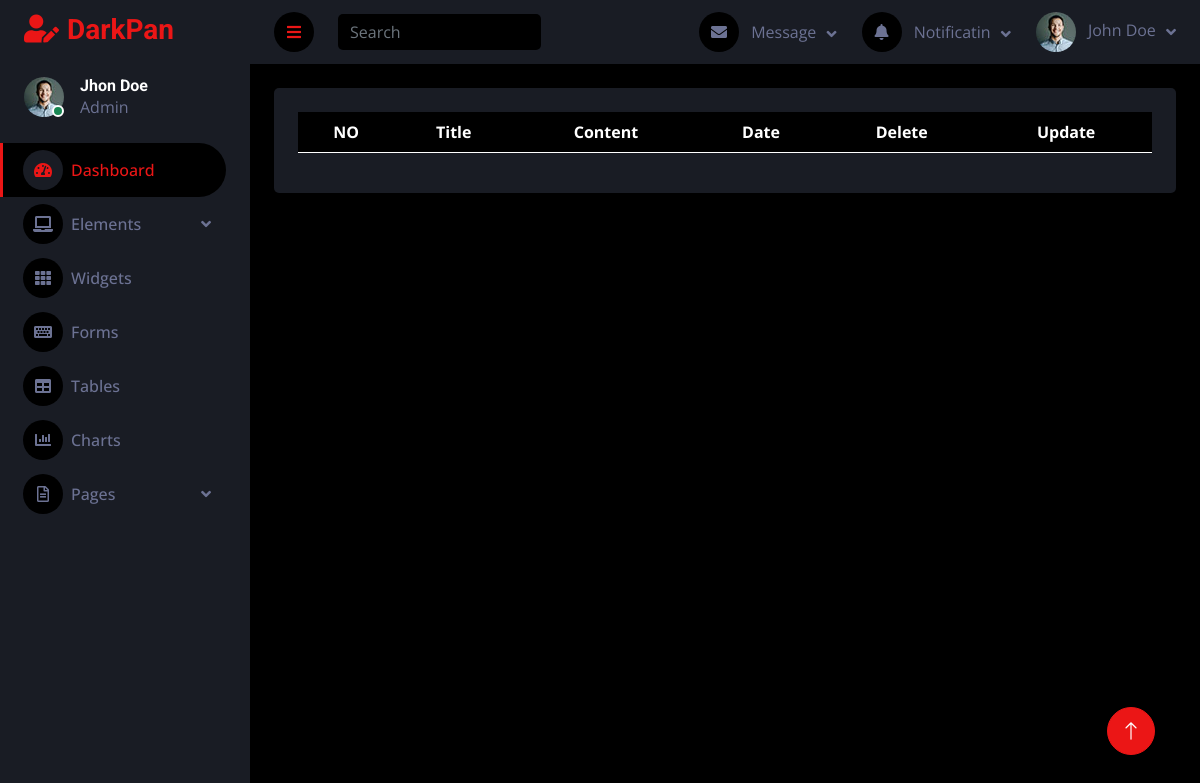
Page /dashboard/ on the earlier database version.
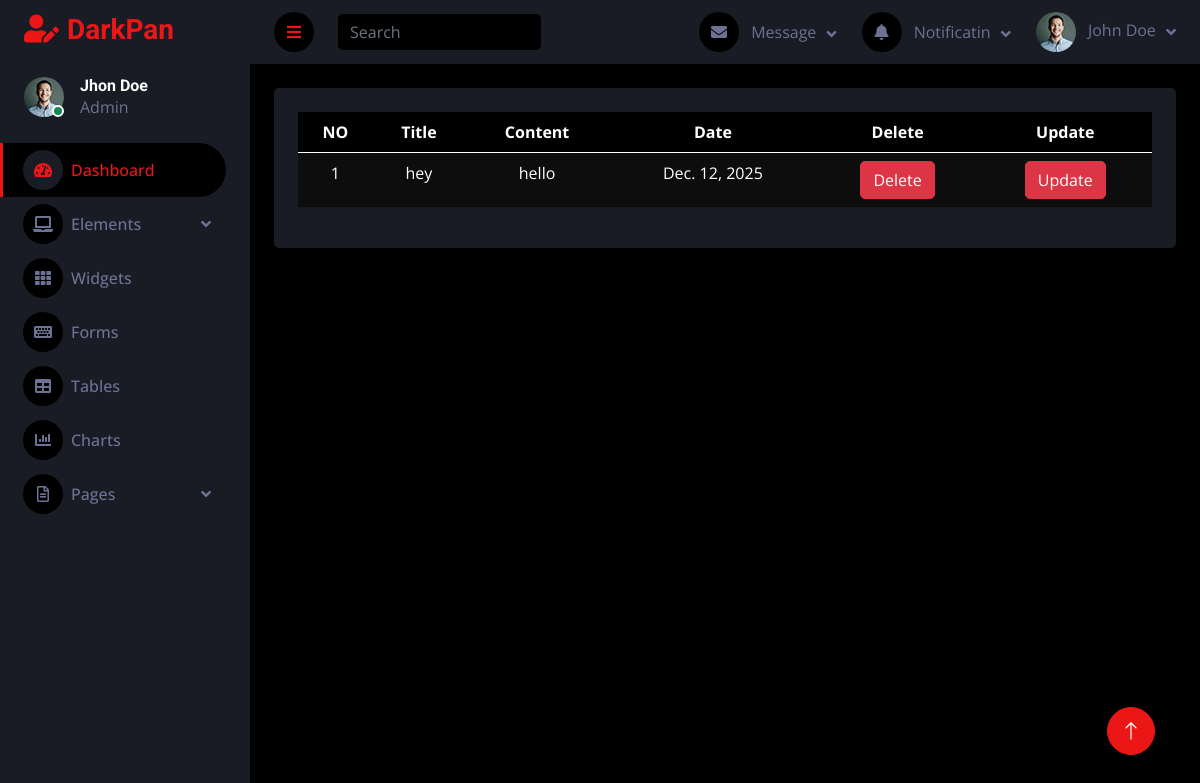
Same page on the later database version.
### new_app/models.py (models this page shows)
class ToDo(models.Model):
    title = models.CharField(max_length=100)
    content = models.TextField()
    date = models.DateField()

### new_app/views.py (the view)
# urls.py: path('dashboard/', views.get, name='dashboard'),
def get(request):
    data = ToDo.objects.all()
    return  render(request,'dashboard.html',{'data':data})

### Templates/dashboard.html
{% extends 'base.html' %}
{% block content %}
                            <table class="table table-dark table-striped">
        <thead>
        <tr>
            <th>NO</th>
            <th>Title</th>
            <th>Content</th>
            <th>Date</th>
            <th>Delete</th>
            <th>Update</th>
        </tr>
        </thead>
        <tbody>
        {% for todo in data %}
            <tr>
                <td>{{forloop.counter}}</td>
                <td>{{ todo.title }}</td>
                <td>{{ todo.content }}</td>
                <td>{{ todo.date }}
                <td>
                    <a href="{% url 'delete_data' todo.id %}" class="btn btn-danger">Delete</a>
                </td>
                <td>
                    <a href="{% url 'update_data' todo.id %}" class="btn btn-danger">Update</a>
                </td>
            </tr>
        {% endfor %}
        </tbody>
    </table>
{% endblock %}

### Templates/base.html (shortened to what this page needs)
<!DOCTYPE html>
<html lang="en">
{%load crispy_forms_tags %}
{% load static %}
<head>
    <link href="https://cdnjs.cloudflare.com/ajax/libs/font-awesome/5.10.0/css/all.min.css" rel="stylesheet">
    <link href="https://cdn.jsdelivr.net/npm/bootstrap-icons@1.4.1/font/bootstrap-icons.css" rel="stylesheet">
    <link href=" {% static 'dashboard_static/lib/owlcarousel/assets/owl.carousel.min.css' %} " rel="stylesheet">
    <link href=" {% static 'dashboard_static/lib/tempusdominus/css/tempusdominus-bootstrap-4.min.css' %} " rel="stylesheet" />
    <link href=" {% static 'dashboard_static/css/bootstrap.min.css' %} " rel="stylesheet">
    <link href=" {% static 'dashboard_static/css/style.css' %} " rel="stylesheet">
</head>
<body>
    <div class="container-fluid position-relative d-flex p-0">
        <div class="sidebar pe-4 pb-3">
            <nav class="navbar bg-secondary navbar-dark">
                <a href=" {% static 'dashboard_static/../index.html' %} " class="navbar-brand mx-4 mb-3">
                    <h3 class="text-primary"><i class="fa fa-user-edit me-2"></i>DarkPan</h3>
                </a>
                <div class="d-flex align-items-center ms-4 mb-4">
                    <div class="position-relative">
                        <img class="rounded-circle" src=" {% static 'dashboard_static/img/user.jpg' %} " alt="" style="width: 40px; height: 40px;">
                        <div class="bg-success rounded-circle border border-2 border-white position-absolute end-0 bottom-0 p-1"></div>
                    </div>
                    <div class="ms-3">
                        <h6 class="mb-0">Jhon Doe</h6>
                        <span>Admin</span>
                    </div>
                </div>
                <div class="navbar-nav w-100">
                    <a href=" {% static 'dashboard_static/../index.html' %} " class="nav-item nav-link active"><i class="fa fa-tachometer-alt me-2"></i>Dashboard</a>
                    <div class="nav-item dropdown">
                        <a href="#" class="nav-link dropdown-toggle" data-bs-toggle="dropdown"><i class="fa fa-laptop me-2"></i>Elements</a>
                    </div>
                    <a href=" {% static 'dashboard_static/widget.html' %} " class="nav-item nav-link"><i class="fa fa-th me-2"></i>Widgets</a>
                    <a href=" {% static 'dashboard_static/form.html' %} " class="nav-item nav-link"><i class="fa fa-keyboard me-2"></i>Forms</a>
                    <a href=" {% static 'dashboard_static/table.html' %} " class="nav-item nav-link"><i class="fa fa-table me-2"></i>Tables</a>
                    <a href=" {% static 'dashboard_static/chart.html' %} " class="nav-item nav-link"><i class="fa fa-chart-bar me-2"></i>Charts</a>
                    <div class="nav-item dropdown">
                        <a href="#" class="nav-link dropdown-toggle" data-bs-toggle="dropdown"><i class="far fa-file-alt me-2"></i>Pages</a>
                    </div>
                </div>
            </nav>
        </div>
        <div class="content">
            <nav class="navbar navbar-expand bg-secondary navbar-dark sticky-top px-4 py-0">
                <a href="#" class="sidebar-toggler flex-shrink-0">
                    <i class="fa fa-bars"></i>
                </a>
                <form class="d-none d-md-flex ms-4">
                    <input class="form-control bg-dark border-0" type="search" placeholder="Search">
                </form>
                <div class="navbar-nav align-items-center ms-auto">
                    <div class="nav-item dropdown">
                        <a href="#" class="nav-link dropdown-toggle" data-bs-toggle="dropdown">
                            <i class="fa fa-envelope me-lg-2"></i>
                            <span class="d-none d-lg-inline-flex">Message</span>
                        </a>
                    </div>
                    <div class="nav-item dropdown">
                        <a href="#" class="nav-link dropdown-toggle" data-bs-toggle="dropdown">
                            <i class="fa fa-bell me-lg-2"></i>
                            <span class="d-none d-lg-inline-flex">Notificatin</span>
                        </a>
                    </div>
                    <div class="nav-item dropdown">
                        <a href="#" class="nav-link dropdown-toggle" data-bs-toggle="dropdown">
                            <img class="rounded-circle me-lg-2" src=" {% static 'dashboard_static/img/user.jpg' %} " alt="" style="width: 40px; height: 40px;">
                            <span class="d-none d-lg-inline-flex">John Doe</span>
                        </a>
                    </div>
                </div>
            </nav>
            <div class="container-fluid pt-4 px-4">
                <div class="bg-secondary text-center rounded p-4">
                    <div>
                        {% block content %}
                        {% endblock %}
                    </div>
                </div>
            </div>
        </div>
        <a href="#" class="btn btn-lg btn-primary btn-lg-square back-to-top"><i class="bi bi-arrow-up"></i></a>
    </div>
</body>
</html>

### static/dashboard_static/css/style.css (style rules this page uses)
:root { --primary: #EB1616; --secondary: #191C24; --light: #6C7293; --dark: #000000; }
.back-to-top { position: fixed; display: none; right: 45px; bottom: 45px; z-index: 99; }
.btn { transition: .5s; }
.btn-lg-square { width: 48px; height: 48px; }
.btn-square, .btn-sm-square, .btn-lg-square { padding: 0; display: inline-flex; align-items: center; justify-content: center; font-weight: normal; border-radius: 50px; }
.sidebar { position: fixed; top: 0; left: 0; bottom: 0; width: 250px; height: 100vh; overflow-y: auto; background: var(--secondary); transition: 0.5s; z-index: 999; }
.content { margin-left: 250px; min-height: 100vh; background: var(--dark); transition: 0.5s; }
@media (min-width: 992px) { .sidebar { margin-left: 0; } }
@media (min-width: 992px) { .content { width: calc(100% - 250px); } }
.sidebar .navbar .navbar-nav .nav-link { padding: 7px 20px; color: var(--light); font-weight: 500; border-left: 3px solid var(--secondary); border-radius: 0 30px 30px 0; outline: none; }
.sidebar .navbar .navbar-nav .nav-link:hover, .sidebar .navbar .navbar-nav .nav-link.active { color: var(--primary); background: var(--dark); border-color: var(--primary); }
.sidebar .navbar .navbar-nav .nav-link i { width: 40px; height: 40px; display: inline-flex; align-items: center; justify-content: center; background: var(--dark); border-radius: 40px; }
.sidebar .navbar .navbar-nav .nav-link:hover i, .sidebar .navbar .navbar-nav .nav-link.active i { background: var(--secondary); }
.sidebar .navbar .dropdown-toggle::after { position: absolute; top: 15px; right: 15px; border: none; content: "\f107"; font-family: "Font Awesome 5 Free"; font-weight: 900; transition: .5s; }
.content .navbar .navbar-nav .nav-link { margin-left: 25px; padding: 12px 0; color: var(--light); outline: none; }
.content .navbar .sidebar-toggler, .content .navbar .navbar-nav .nav-link i { width: 40px; height: 40px; display: inline-flex; align-items: center; justify-content: center; background: var(--dark); border-radius: 40px; }
.content .navbar .dropdown-toggle::after { margin-left: 6px; vertical-align: middle; border: none; content: "\f107"; font-family: "Font Awesome 5 Free"; font-weight: 900; transition: .5s; }

Differences in the rows shown:
added ToDo: title "hey", content "hello", date "Dec. 12, 2025"
